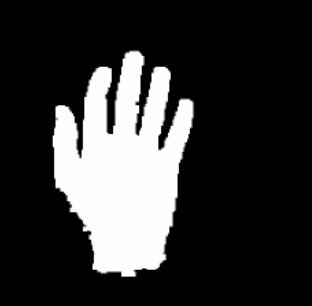
%> input picture fingers/hand_bin.jpeg, 312 x 306 px
$ octave test_1.m   (GNU Octave 9; MATLAB toolbox functions it lacks are replaced by stand-ins)
%> lines starting %> are read from the running program, lines starting %| are printed output that depends on the picture; in (x1, y1, x2, y2) boxes, pixels count from 0 and x2, y2 are one past the last pixel; in counts of white or black regions, pixels touching at a corner belong together; the program's own positions count from 1
% test_1
close all;
clc;
clear all;

img = imbinarize(rgb2gray(imread("hand_bin.jpeg")));
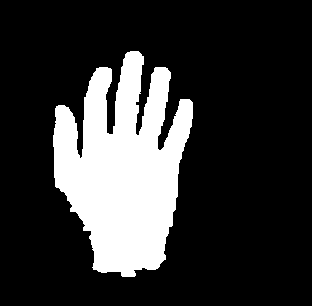
%> img: size 306x312 logical; 20.7% white; 1 white region, box (x1, y1, x2, y2) and area: (53, 51, 193, 277) 19723

[n,m] = size(img);
%> n = 306; m = 312

stats=regionprops(img,'Centroid');
%> stats = 1 region; Centroid: [123.8 168.7]
figure(1); imshow(img);title("orig");
center_of_mass = stats(1).Centroid;
%> center_of_mass = [123.8 168.7]
x_cent = center_of_mass(1);
%> x_cent = 123.8
y_cent = center_of_mass(2);
%> y_cent = 168.7
img2 = img;
img2(y_cent:end,:) = 0;
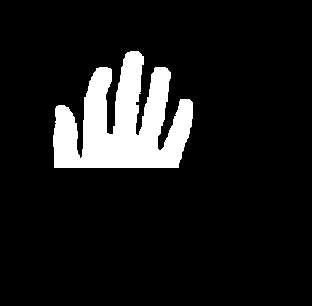
%> img2: size 306x312 logical; 10.4% white; 1 white region, box (x1, y1, x2, y2) and area: (53, 51, 193, 168) 9929

figure(2); imshow(img2);title("2");

stats2=regionprops(img2,'Centroid');
%> stats2 = 1 region; Centroid: [123.8 123.9]

stats2(1)
%> ans = 1 region; Centroid: [123.8 123.9]
%> (the run ends here)
